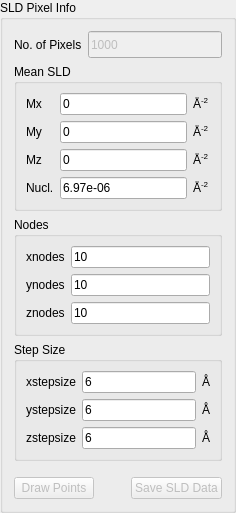
    <widget class="QGroupBox" name="groupBox_SLDPixelInfo">
     <property name="font">
      <font>
       <weight>50</weight>
       <bold>false</bold>
      </font>
     </property>
     <property name="title">
      <string>SLD Pixel Info</string>
     </property>
     <layout class="QGridLayout" name="gridLayout_11">
      <item row="0" column="0">
       <widget class="QLabel" name="lblNoPixels">
        <property name="font">
         <font>
          <weight>50</weight>
          <bold>false</bold>
         </font>
        </property>
        <property name="toolTip">
         <string>Number of pixels.
Not editable.</string>
        </property>
        <property name="text">
         <string>No. of Pixels</string>
        </property>
       </widget>
      </item>
      <item row="0" column="1" colspan="3">
       <widget class="QLineEdit" name="txtNoPixels">
        <property name="enabled">
         <bool>false</bool>
        </property>
        <property name="minimumSize">
         <size>
          <width>110</width>
          <height>27</height>
         </size>
        </property>
        <property name="font">
         <font>
          <weight>50</weight>
          <bold>false</bold>
         </font>
        </property>
        <property name="text">
         <string>1000</string>
        </property>
        <property name="readOnly">
         <bool>true</bool>
        </property>
       </widget>
      </item>
      <item row="1" column="0" colspan="4">
       <widget class="QGroupBox" name="groupBox_5">
        <property name="font">
         <font>
          <weight>50</weight>
          <bold>false</bold>
         </font>
        </property>
        <property name="title">
         <string>Mean SLD</string>
        </property>
        <layout class="QGridLayout" name="gridLayout_8">
         <item row="0" column="0">
          <layout class="QGridLayout" name="gridLayout_4">
           <item row="0" column="0">
            <widget class="QLabel" name="lblMx">
             <property name="font">
              <font>
               <weight>50</weight>
               <bold>false</bold>
              </font>
             </property>
             <property name="toolTip">
              <string>&lt;html&gt;&lt;head/&gt;&lt;body&gt;&lt;p&gt;Mean value of M&lt;span style=&quot; vertical-align:sub;&quot;&gt;x&lt;/span&gt; (x-component of the magnetisation vector).&lt;/p&gt;&lt;/body&gt;&lt;/html&gt;</string>
             </property>
             <property name="text">
              <string>Mx</string>
             </property>
            </widget>
           </item>
           <item row="0" column="1">
            <widget class="QLineEdit" name="txtMx">
             <property name="minimumSize">
              <size>
               <width>70</width>
               <height>0</height>
              </size>
             </property>
             <property name="font">
              <font>
               <weight>50</weight>
               <bold>false</bold>
              </font>
             </property>
             <property name="toolTip">
              <string>x component of the magnetization vector in the laboratory xyz frame</string>
             </property>
             <property name="text">
              <string>0</string>
             </property>
            </widget>
           </item>
           <item row="0" column="2">
            <widget class="QLabel" name="lblunitMx">
             <property name="font">
              <font>
               <weight>50</weight>
               <bold>false</bold>
              </font>
             </property>
             <property name="text">
              <string>&lt;html&gt;&lt;head/&gt;&lt;body&gt;&lt;p&gt;Å&lt;span style=&quot; vertical-align:super;&quot;&gt;-2&lt;/span&gt;&lt;/p&gt;&lt;/body&gt;&lt;/html&gt;</string>
             </property>
            </widget>
           </item>
           <item row="1" column="0">
            <widget class="QLabel" name="lblMy">
             <property name="font">
              <font>
               <weight>50</weight>
               <bold>false</bold>
              </font>
             </property>
             <property name="toolTip">
              <string>&lt;html&gt;&lt;head/&gt;&lt;body&gt;&lt;p&gt;Mean value of My (y-component of the magnetisation vector).&lt;/p&gt;&lt;/body&gt;&lt;/html&gt;</string>
             </property>
             <property name="text">
              <string>My</string>
             </property>
            </widget>
           </item>
           <item row="1" column="1">
            <widget class="QLineEdit" name="txtMy">
             <property name="minimumSize">
              <size>
               <width>70</width>
               <height>0</height>
              </size>
             </property>
             <property name="font">
              <font>
               <weight>50</weight>
               <bold>false</bold>
              </font>
             </property>
             <property name="toolTip">
              <string>y component of the magnetization vector in the laboratory xyz frame</string>
             </property>
             <property name="text">
              <string>0</string>
             </property>
            </widget>
           </item>
           <item row="1" column="2">
            <widget class="QLabel" name="lblUnitMy">
             <property name="font">
              <font>
               <weight>50</weight>
               <bold>false</bold>
              </font>
             </property>
             <property name="text">
              <string>&lt;html&gt;&lt;head/&gt;&lt;body&gt;&lt;p&gt;Å&lt;span style=&quot; vertical-align:super;&quot;&gt;-2&lt;/span&gt;&lt;/p&gt;&lt;/body&gt;&lt;/html&gt;</string>
             </property>
            </widget>
           </item>
           <item row="2" column="0">
            <widget class="QLabel" name="lblMz">
             <property name="font">
              <font>
               <weight>50</weight>
               <bold>false</bold>
              </font>
             </property>
             <property name="toolTip">
              <string>&lt;html&gt;&lt;head/&gt;&lt;body&gt;&lt;p&gt;Mean value of M&lt;span style=&quot; vertical-align:sub;&quot;&gt;z&lt;/span&gt; (z-component of the magnetisation vector).&lt;/p&gt;&lt;/body&gt;&lt;/html&gt;</string>
             </property>
             <property name="text">
              <string>Mz</string>
             </property>
            </widget>
           </item>
           <item row="2" column="1">
            <widget class="QLineEdit" name="txtMz">
             <property name="minimumSize">
              <size>
               <width>70</width>
               <height>0</height>
              </size>
             </property>
             <property name="font">
              <font>
               <weight>50</weight>
               <bold>false</bold>
              </font>
             </property>
             <property name="toolTip">
              <string>z component of the magnetization vector in the laboratory xyz frame</string>
             </property>
             <property name="text">
              <string>0</string>
             </property>
            </widget>
           </item>
           <item row="2" column="2">
            <widget class="QLabel" name="lblUnitMz">
             <property name="font">
              <font>
               <weight>50</weight>
               <bold>false</bold>
              </font>
             </property>
             <property name="text">
              <string>&lt;html&gt;&lt;head/&gt;&lt;body&gt;&lt;p&gt;Å&lt;span style=&quot; vertical-align:super;&quot;&gt;-2&lt;/span&gt;&lt;/p&gt;&lt;/body&gt;&lt;/html&gt;</string>
             </property>
            </widget>
           </item>
           <item row="3" column="0">
            <widget class="QLabel" name="lblNucl">
             <property name="font">
              <font>
               <weight>50</weight>
               <bold>false</bold>
              </font>
             </property>
             <property name="toolTip">
              <string>&lt;html&gt;&lt;head/&gt;&lt;body&gt;&lt;p&gt;Average of the nuclear scattering density.&lt;/p&gt;&lt;/body&gt;&lt;/html&gt;</string>
             </property>
             <property name="text">
              <string>Nucl.</string>
             </property>
            </widget>
           </item>
           <item row="3" column="1">
            <widget class="QLineEdit" name="txtNucl">
             <property name="minimumSize">
              <size>
               <width>70</width>
               <height>0</height>
              </size>
             </property>
             <property name="font">
              <font>
               <weight>50</weight>
               <bold>false</bold>
              </font>
             </property>
             <property name="text">
              <string>6.97e-06</string>
             </property>
            </widget>
           </item>
           <item row="3" column="2">
            <widget class="QLabel" name="lblUnitNucl">
             <property name="font">
              <font>
               <weight>50</weight>
               <bold>false</bold>
              </font>
             </property>
             <property name="text">
              <string>&lt;html&gt;&lt;head/&gt;&lt;body&gt;&lt;p&gt;Å&lt;span style=&quot; vertical-align:super;&quot;&gt;-2&lt;/span&gt;&lt;/p&gt;&lt;/body&gt;&lt;/html&gt;</string>
             </property>
            </widget>
           </item>
          </layout>
         </item>
        </layout>
       </widget>
      </item>
      <item row="2" column="0" colspan="4">
       <widget class="QGroupBox" name="groupBox_6">
        <property name="font">
         <font>
          <weight>50</weight>
          <bold>false</bold>
         </font>
        </property>
        <property name="title">
         <string>Nodes</string>
        </property>
        <layout class="QGridLayout" name="gridLayout_9">
         <item row="0" column="0">
          <layout class="QGridLayout" name="gridLayout_Nodes">
           <item row="0" column="0">
            <widget class="QLabel" name="lblXnodes">
             <property name="font">
              <font>
               <weight>50</weight>
               <bold>false</bold>
              </font>
             </property>
             <property name="text">
              <string>xnodes</string>
             </property>
            </widget>
           </item>
           <item row="0" column="1">
            <widget class="QLineEdit" name="txtXnodes">
             <property name="minimumSize">
              <size>
               <width>56</width>
               <height>0</height>
              </size>
             </property>
             <property name="font">
              <font>
               <weight>50</weight>
               <bold>false</bold>
              </font>
             </property>
             <property name="text">
              <string>10</string>
             </property>
            </widget>
           </item>
           <item row="1" column="0">
            <widget class="QLabel" name="label_ynodes">
             <property name="font">
              <font>
               <weight>50</weight>
               <bold>false</bold>
              </font>
             </property>
             <property name="text">
              <string>ynodes</string>
             </property>
            </widget>
           </item>
           <item row="1" column="1">
            <widget class="QLineEdit" name="txtYnodes">
             <property name="minimumSize">
              <size>
               <width>56</width>
               <height>0</height>
              </size>
             </property>
             <property name="font">
              <font>
               <weight>50</weight>
               <bold>false</bold>
              </font>
             </property>
             <property name="text">
              <string>10</string>
             </property>
            </widget>
           </item>
           <item row="2" column="0">
            <widget class="QLabel" name="label_znodes">
             <property name="font">
              <font>
               <weight>50</weight>
               <bold>false</bold>
              </font>
             </property>
             <property name="text">
              <string>znodes</string>
             </property>
            </widget>
           </item>
           <item row="2" column="1">
            <widget class="QLineEdit" name="txtZnodes">
             <property name="minimumSize">
              <size>
               <width>56</width>
               <height>0</height>
              </size>
             </property>
             <property name="font">
              <font>
               <weight>50</weight>
               <bold>false</bold>
              </font>
             </property>
             <property name="text">
              <string>10</string>
             </property>
            </widget>
           </item>
          </layout>
         </item>
        </layout>
       </widget>
      </item>
      <item row="3" column="0" colspan="4">
       <widget class="QGroupBox" name="groupBox_Stepsize">
        <property name="font">
         <font>
          <weight>50</weight>
          <bold>false</bold>
         </font>
        </property>
        <property name="title">
         <string>Step Size</string>
        </property>
        <layout class="QGridLayout" name="gridLayout_10">
         <item row="0" column="0">
          <layout class="QGridLayout" name="gridLayout_Stepsize">
           <item row="0" column="0">
            <widget class="QLabel" name="lblXstepsize">
             <property name="font">
              <font>
               <weight>50</weight>
               <bold>false</bold>
              </font>
             </property>
             <property name="text">
              <string>xstepsize</string>
             </property>
            </widget>
           </item>
           <item row="0" column="1">
            <widget class="QLineEdit" name="txtXstepsize">
             <property name="minimumSize">
              <size>
               <width>50</width>
               <height>0</height>
              </size>
             </property>
             <property name="font">
              <font>
               <weight>50</weight>
               <bold>false</bold>
              </font>
             </property>
             <property name="text">
              <string>6</string>
             </property>
            </widget>
           </item>
           <item row="0" column="2">
            <widget class="QLabel" name="lblUnitx">
             <property name="font">
              <font>
               <weight>50</weight>
               <bold>false</bold>
              </font>
             </property>
             <property name="text">
              <string>Å</string>
             </property>
            </widget>
           </item>
           <item row="1" column="0">
            <widget class="QLabel" name="lblYstepsize">
             <property name="font">
              <font>
               <weight>50</weight>
               <bold>false</bold>
              </font>
             </property>
             <property name="text">
              <string>ystepsize</string>
             </property>
            </widget>
           </item>
           <item row="1" column="1">
            <widget class="QLineEdit" name="txtYstepsize">
             <property name="minimumSize">
              <size>
               <width>50</width>
               <height>0</height>
              </size>
             </property>
             <property name="font">
              <font>
               <weight>50</weight>
               <bold>false</bold>
              </font>
             </property>
             <property name="text">
              <string>6</string>
             </property>
            </widget>
           </item>
           <item row="1" column="2">
            <widget class="QLabel" name="lblUnity">
             <property name="font">
              <font>
               <weight>50</weight>
               <bold>false</bold>
              </font>
             </property>
             <property name="text">
              <string>Å</string>
             </property>
            </widget>
           </item>
           <item row="2" column="0">
            <widget class="QLabel" name="lblZstepsize">
             <property name="font">
              <font>
               <weight>50</weight>
               <bold>false</bold>
              </font>
             </property>
             <property name="text">
              <string>zstepsize</string>
             </property>
            </widget>
           </item>
           <item row="2" column="1">
            <widget class="QLineEdit" name="txtZstepsize">
             <property name="minimumSize">
              <size>
               <width>50</width>
               <height>0</height>
              </size>
             </property>
             <property name="font">
              <font>
               <weight>50</weight>
               <bold>false</bold>
              </font>
             </property>
             <property name="text">
              <string>6</string>
             </property>
            </widget>
           </item>
           <item row="2" column="2">
            <widget class="QLabel" name="lblUnitz">
             <property name="font">
              <font>
               <weight>50</weight>
               <bold>false</bold>
              </font>
             </property>
             <property name="text">
              <string>Å</string>
             </property>
            </widget>
           </item>
          </layout>
         </item>
        </layout>
       </widget>
      </item>
      <item row="4" column="0">
       <spacer name="verticalSpacer_2">
        <property name="orientation">
         <enum>Qt::Vertical</enum>
        </property>
        <property name="sizeHint" stdset="0">
         <size>
          <width>10</width>
          <height>10</height>
         </size>
        </property>
       </spacer>
      </item>
      <item row="5" column="0" colspan="2">
       <widget class="QPushButton" name="cmdDrawpoints">
        <property name="enabled">
         <bool>false</bool>
        </property>
        <property name="sizePolicy">
         <sizepolicy hsizetype="Minimum" vsizetype="Fixed">
          <horstretch>0</horstretch>
          <verstretch>0</verstretch>
         </sizepolicy>
        </property>
        <property name="font">
         <font>
          <weight>50</weight>
          <bold>false</bold>
         </font>
        </property>
        <property name="toolTip">
         <string>&lt;html&gt;&lt;head/&gt;&lt;body&gt;&lt;p&gt;Draw a scatter plot for sld profile (without arrows)&lt;/p&gt;&lt;/body&gt;&lt;/html&gt;</string>
        </property>
        <property name="text">
         <string>Draw Points</string>
        </property>
        <property name="autoDefault">
         <bool>false</bool>
        </property>
       </widget>
      </item>
      <item row="5" column="2">
       <spacer name="horizontalSpacer">
        <property name="orientation">
         <enum>Qt::Horizontal</enum>
        </property>
        <property name="sizeHint" stdset="0">
         <size>
          <width>7</width>
          <height>20</height>
         </size>
        </property>
       </spacer>
      </item>
      <item row="5" column="3">
       <widget class="QPushButton" name="cmdSave">
        <property name="enabled">
         <bool>false</bool>
        </property>
        <property name="sizePolicy">
         <sizepolicy hsizetype="Minimum" vsizetype="Fixed">
          <horstretch>0</horstretch>
          <verstretch>0</verstretch>
         </sizepolicy>
        </property>
        <property name="font">
         <font>
          <weight>50</weight>
          <bold>false</bold>
         </font>
        </property>
        <property name="toolTip">
         <string>&lt;html&gt;&lt;head/&gt;&lt;body&gt;&lt;p&gt;Save the sld data as sld format.&lt;/p&gt;&lt;/body&gt;&lt;/html&gt;</string>
        </property>
        <property name="text">
         <string>Save SLD Data</string>
        </property>
        <property name="autoDefault">
         <bool>false</bool>
        </property>
       </widget>
      </item>
     </layout>
     <zorder>cmdDrawpoints</zorder>
     <zorder>cmdSave</zorder>
     <zorder>lblNoPixels</zorder>
     <zorder>txtNoPixels</zorder>
     <zorder>groupBox_5</zorder>
     <zorder>groupBox_6</zorder>
     <zorder>groupBox_Stepsize</zorder>
     <zorder>verticalSpacer_2</zorder>
    </widget>
